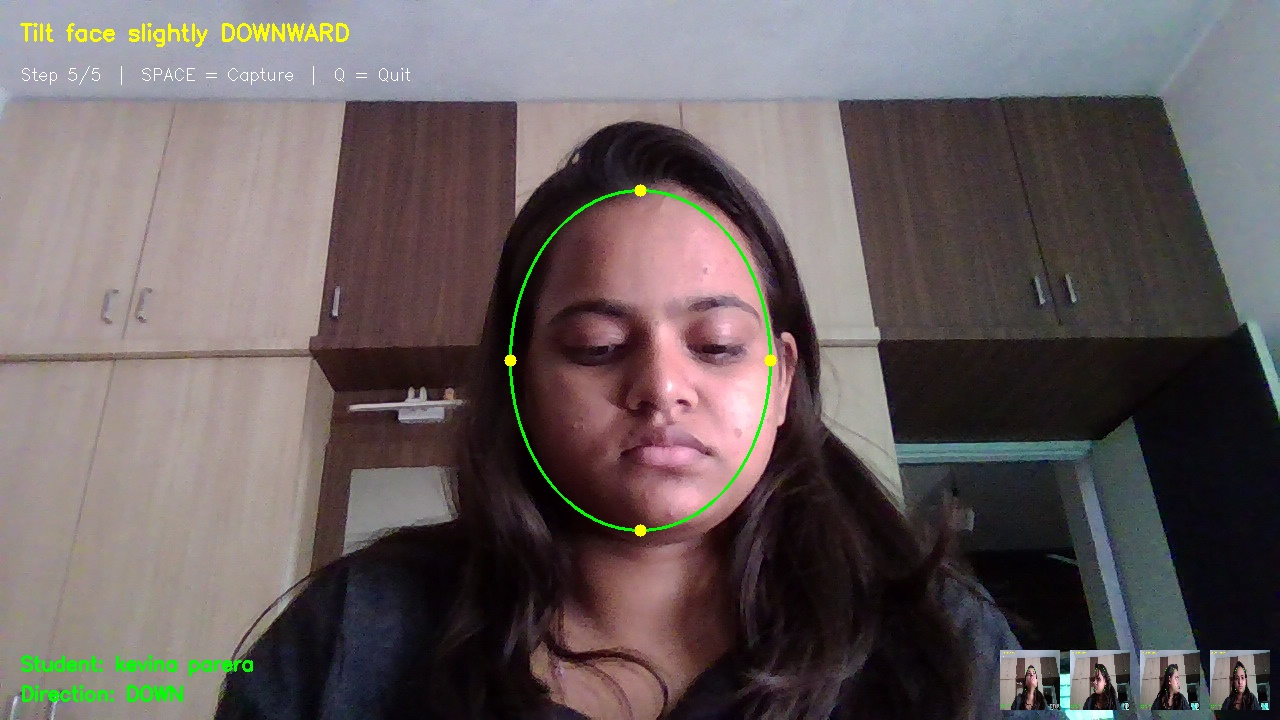
#> input picture hostel_frontend/Backend/face_recognition/face_data/student_23bsit058/down.jpg, 1280 x 720 px
$ python -i train_model.py   (imports and definitions only)
#> lines starting #> are read from the running program, lines starting #| are printed output that depends on the picture
#> further down, picture is the input picture: shape (720, 1280, 3); mean B, G, R 95.1, 94.5, 103.7
#!/usr/bin/env python3
"""
train_model.py
Run this on your SERVER (not Pi) after student photos are uploaded.
pip install deepface opencv-python numpy tensorflow tf-keras
"""

import os
import cv2
import pickle
import numpy as np
import csv
from deepface import DeepFace

FACE_DATA_DIR  = os.path.join(os.path.dirname(os.path.abspath(__file__)), "face_data")
MODEL_OUTPUT   = os.path.join(os.path.dirname(os.path.abspath(__file__)), "trained_model.pkl")
DIRECTIONS     = ["front", "left", "right", "up", "down"]
DEEPFACE_MODEL = "Facenet512"
SUPPORTED_IMAGE_EXTENSIONS = [".jpg", ".jpeg", ".png", ".webp"]


# [24 lines left out: functions _load_allowed_student_ids, _find_direction_image, not called in this run]


def preprocess_face(img_bgr):
    """Resize and enhance face — must be identical in train and recognize."""
    face = cv2.resize(img_bgr, (160, 160))
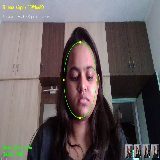
#> face: shape (160, 160, 3); mean B, G, R 95.1, 94.5, 103.7
    lab  = cv2.cvtColor(face, cv2.COLOR_BGR2LAB)
#> lab: shape (160, 160, 3); mean of channels 0, 1, 2 101.5, 132.3, 129.1
    l, a, b = cv2.split(lab)
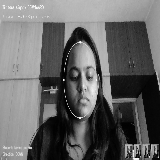
#> l: shape (160, 160); min 0, max 249, mean 101.5
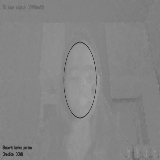
#> a: shape (160, 160); min 42, max 164, mean 132.3
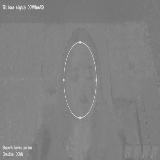
#> b: shape (160, 160); min 93, max 222, mean 129.1
    clahe = cv2.createCLAHE(clipLimit=2.0, tileGridSize=(8, 8))
    l = clahe.apply(l)
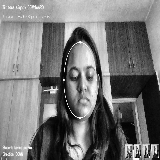
#> l: shape (160, 160); min 1, max 255, mean 117.9
    return cv2.cvtColor(cv2.merge((l, a, b)), cv2.COLOR_LAB2BGR)
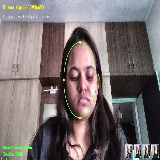
#> returned value: shape (160, 160, 3); mean B, G, R 111, 110.4, 119.9


# [124 lines left out: functions augment_image, get_embedding, train_model, not called in this run]


# [2 lines not run here, left out]

>>> import cv2
>>> picture = cv2.imread('face_data/student_23bsit058/down.jpg')
>>> result = preprocess_face(picture)

$ run again, on hostel_frontend/Backend/face_recognition/face_data/student_CS101/front.jpg
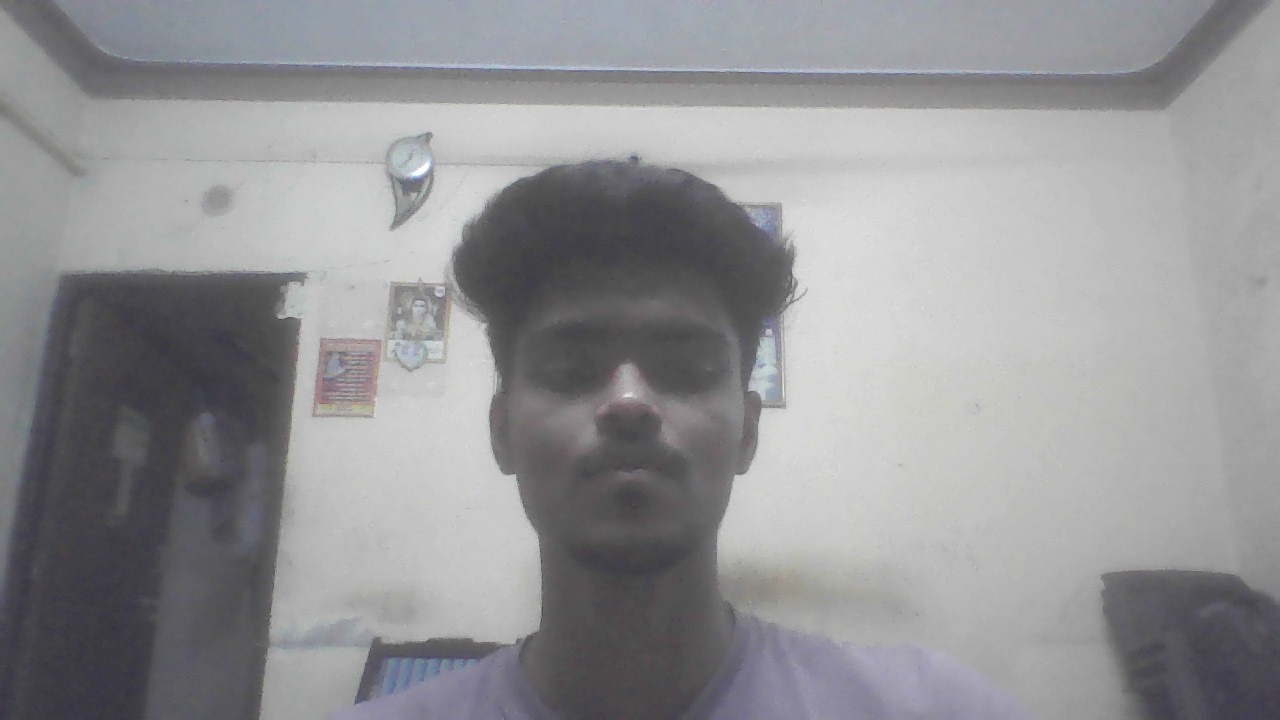
#> input picture hostel_frontend/Backend/face_recognition/face_data/student_CS101/front.jpg, 1280 x 720 px
#> picture is the input picture: shape (720, 1280, 3); mean B, G, R 149, 146.7, 146.6
#> lab: shape (160, 160, 3); mean of channels 0, 1, 2 153.8, 128.5, 126.7
#> in preprocess_face, `l, a, b = cv2.split(lab)`:
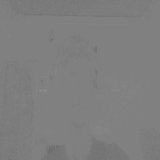
#> b: shape (160, 160); min 109, max 144, mean 126.7
#> in preprocess_face, `l = clahe.apply(l)`:
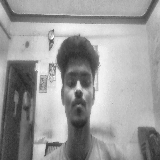
#> l: shape (160, 160); min 38, max 254, mean 155.7
